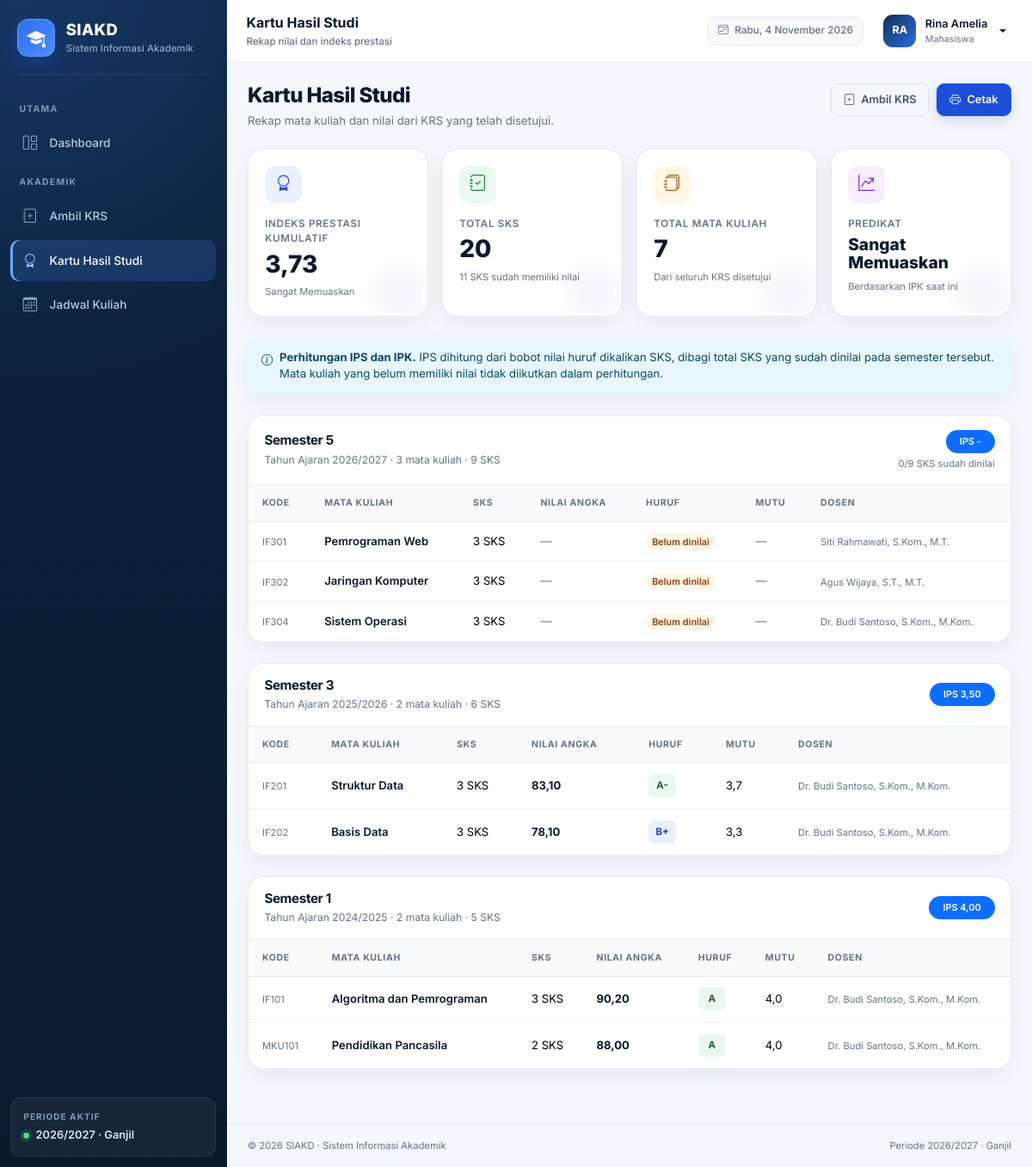
The app's page /mahasiswa/khs.php (signed in) with its own data.
### tables this page shows
CREATE TABLE `mahasiswa` (
    `id` INT UNSIGNED NOT NULL AUTO_INCREMENT,
    `user_id` INT UNSIGNED NOT NULL,
    `nim` VARCHAR(20) NOT NULL,
    `nama` VARCHAR(100) NOT NULL,
    `email` VARCHAR(120) NOT NULL,
    `jenis_kelamin` ENUM('L', 'P') NOT NULL,
    `alamat` VARCHAR(255) NOT NULL,
    `prodi_id` INT UNSIGNED NOT NULL,
    `angkatan` YEAR NOT NULL,
    `created_at` TIMESTAMP NOT NULL DEFAULT CURRENT_TIMESTAMP,
    `updated_at` TIMESTAMP NOT NULL DEFAULT CURRENT_TIMESTAMP ON UPDATE CURRENT_TIMESTAMP,
    PRIMARY KEY (`id`),
    UNIQUE KEY `uq_mahasiswa_user` (`user_id`),
    UNIQUE KEY `uq_mahasiswa_nim` (`nim`),
    UNIQUE KEY `uq_mahasiswa_email` (`email`),
    KEY `idx_mahasiswa_prodi` (`prodi_id`),
    KEY `idx_mahasiswa_angkatan` (`angkatan`),
    CONSTRAINT `fk_mahasiswa_user` FOREIGN KEY (`user_id`) REFERENCES `users` (`id`) ON DELETE CASCADE ON UPDATE CASCADE,
    CONSTRAINT `fk_mahasiswa_prodi` FOREIGN KEY (`prodi_id`) REFERENCES `prodi` (`id`) ON DELETE RESTRICT ON UPDATE CASCADE
);

CREATE TABLE `users` (
    `id` INT UNSIGNED NOT NULL AUTO_INCREMENT,
    `nama` VARCHAR(100) NOT NULL,
    `email` VARCHAR(120) NOT NULL,
    `password` VARCHAR(255) NOT NULL,
    `role` ENUM('admin', 'dosen', 'mahasiswa') NOT NULL,
    `status` ENUM('aktif', 'nonaktif') NOT NULL DEFAULT 'aktif',
    `created_at` TIMESTAMP NOT NULL DEFAULT CURRENT_TIMESTAMP,
    `updated_at` TIMESTAMP NOT NULL DEFAULT CURRENT_TIMESTAMP ON UPDATE CURRENT_TIMESTAMP,
    PRIMARY KEY (`id`),
    UNIQUE KEY `uq_users_email` (`email`),
    KEY `idx_users_role` (`role`)
);

CREATE TABLE `krs` (
    `id` INT UNSIGNED NOT NULL AUTO_INCREMENT,
    `mahasiswa_id` INT UNSIGNED NOT NULL,
    `mata_kuliah_id` INT UNSIGNED NOT NULL,
    `semester` TINYINT UNSIGNED NOT NULL,
    `tahun_ajaran` VARCHAR(9) NOT NULL,
    `status` ENUM('menunggu', 'disetujui', 'ditolak') NOT NULL DEFAULT 'menunggu',
    `created_at` TIMESTAMP NOT NULL DEFAULT CURRENT_TIMESTAMP,
    `updated_at` TIMESTAMP NOT NULL DEFAULT CURRENT_TIMESTAMP ON UPDATE CURRENT_TIMESTAMP,
    PRIMARY KEY (`id`),
    UNIQUE KEY `uq_krs_mahasiswa_mk` (`mahasiswa_id`, `mata_kuliah_id`),
    KEY `idx_krs_mk` (`mata_kuliah_id`),
    KEY `idx_krs_status` (`status`),
    KEY `idx_krs_periode` (`tahun_ajaran`, `semester`),
    CONSTRAINT `fk_krs_mahasiswa` FOREIGN KEY (`mahasiswa_id`) REFERENCES `mahasiswa` (`id`) ON DELETE CASCADE ON UPDATE CASCADE,
    CONSTRAINT `fk_krs_mata_kuliah` FOREIGN KEY (`mata_kuliah_id`) REFERENCES `mata_kuliah` (`id`) ON DELETE RESTRICT ON UPDATE CASCADE
);

CREATE TABLE `mata_kuliah` (
    `id` INT UNSIGNED NOT NULL AUTO_INCREMENT,
    `kode_mk` VARCHAR(15) NOT NULL,
    `nama_mk` VARCHAR(120) NOT NULL,
    `sks` TINYINT UNSIGNED NOT NULL,
    `semester` TINYINT UNSIGNED NOT NULL,
    `prodi_id` INT UNSIGNED NOT NULL,
    `dosen_id` INT UNSIGNED NULL,
    `created_at` TIMESTAMP NOT NULL DEFAULT CURRENT_TIMESTAMP,
    `updated_at` TIMESTAMP NOT NULL DEFAULT CURRENT_TIMESTAMP ON UPDATE CURRENT_TIMESTAMP,
    PRIMARY KEY (`id`),
    UNIQUE KEY `uq_mata_kuliah_kode` (`kode_mk`),
    KEY `idx_mata_kuliah_prodi` (`prodi_id`),
    KEY `idx_mata_kuliah_dosen` (`dosen_id`),
    CONSTRAINT `fk_mata_kuliah_prodi` FOREIGN KEY (`prodi_id`) REFERENCES `prodi` (`id`) ON DELETE RESTRICT ON UPDATE CASCADE,
    CONSTRAINT `fk_mata_kuliah_dosen` FOREIGN KEY (`dosen_id`) REFERENCES `dosen` (`id`) ON DELETE SET NULL ON UPDATE CASCADE
);

CREATE TABLE `dosen` (
    `id` INT UNSIGNED NOT NULL AUTO_INCREMENT,
    `user_id` INT UNSIGNED NOT NULL,
    `nidn` VARCHAR(20) NOT NULL,
    `nama` VARCHAR(100) NOT NULL,
    `email` VARCHAR(120) NOT NULL,
    `prodi_id` INT UNSIGNED NOT NULL,
    `created_at` TIMESTAMP NOT NULL DEFAULT CURRENT_TIMESTAMP,
    `updated_at` TIMESTAMP NOT NULL DEFAULT CURRENT_TIMESTAMP ON UPDATE CURRENT_TIMESTAMP,
    PRIMARY KEY (`id`),
    UNIQUE KEY `uq_dosen_user` (`user_id`),
    UNIQUE KEY `uq_dosen_nidn` (`nidn`),
    UNIQUE KEY `uq_dosen_email` (`email`),
    KEY `idx_dosen_prodi` (`prodi_id`),
    CONSTRAINT `fk_dosen_user` FOREIGN KEY (`user_id`) REFERENCES `users` (`id`) ON DELETE CASCADE ON UPDATE CASCADE,
    CONSTRAINT `fk_dosen_prodi` FOREIGN KEY (`prodi_id`) REFERENCES `prodi` (`id`) ON DELETE RESTRICT ON UPDATE CASCADE
);

CREATE TABLE `nilai` (
    `id` INT UNSIGNED NOT NULL AUTO_INCREMENT,
    `krs_id` INT UNSIGNED NOT NULL,
    `tugas` DECIMAL(5,2) NOT NULL DEFAULT 0,
    `uts` DECIMAL(5,2) NOT NULL DEFAULT 0,
    `uas` DECIMAL(5,2) NOT NULL DEFAULT 0,
    `nilai_akhir` DECIMAL(5,2) NOT NULL DEFAULT 0,
    `nilai_huruf` VARCHAR(2) NOT NULL DEFAULT 'E',
    `created_at` TIMESTAMP NOT NULL DEFAULT CURRENT_TIMESTAMP,
    `updated_at` TIMESTAMP NOT NULL DEFAULT CURRENT_TIMESTAMP ON UPDATE CURRENT_TIMESTAMP,
    PRIMARY KEY (`id`),
    UNIQUE KEY `uq_nilai_krs` (`krs_id`),
    CONSTRAINT `fk_nilai_krs` FOREIGN KEY (`krs_id`) REFERENCES `krs` (`id`) ON DELETE CASCADE ON UPDATE CASCADE
);

### mahasiswa/khs.php (the view, shortened to what the rows shown need)
<?php
require_once __DIR__ . '/../includes/auth.php';
$user = require_role('mahasiswa');
$mahasiswaId = (int) ($user['mahasiswa_id'] ?? 0);
$stmt = db()->prepare(
    "SELECT k.id, k.semester, k.tahun_ajaran,
            mk.kode_mk, mk.nama_mk, mk.sks, d.nama AS nama_dosen,
            n.nilai_akhir, n.nilai_huruf
     FROM krs k
     JOIN mata_kuliah mk ON mk.id = k.mata_kuliah_id
     LEFT JOIN dosen d ON d.id = mk.dosen_id
     LEFT JOIN nilai n ON n.krs_id = k.id
     WHERE k.mahasiswa_id = :mahasiswa_id AND k.status = 'disetujui'
     ORDER BY k.tahun_ajaran DESC, k.semester DESC, mk.kode_mk ASC"
);
$stmt->execute(['mahasiswa_id' => $mahasiswaId]);
$rows = $stmt->fetchAll();
$groups = [];
foreach ($rows as $row) {
    $key = $row['tahun_ajaran'] . '|' . $row['semester'];
    if (!isset($groups[$key])) {
        $groups[$key] = [
            'semester' => (int) $row['semester'],
            'tahun_ajaran' => $row['tahun_ajaran'],
            'rows' => [],
            'total_sks' => 0,
            'graded_sks' => 0,
            'points' => 0.0,
            'ips' => null,
        ];
    }
    $groups[$key]['rows'][] = $row;
    $groups[$key]['total_sks'] += (int) $row['sks'];
    if (!empty($row['nilai_huruf'])) {
        $point = nilai_point((string) $row['nilai_huruf']);
        $groups[$key]['graded_sks'] += (int) $row['sks'];
        $groups[$key]['points'] += $point * (int) $row['sks'];
    }
}
foreach ($groups as $key => $group) {
    $groups[$key]['ips'] = $group['graded_sks'] > 0
        ? round($group['points'] / $group['graded_sks'], 2)
        : null;
}
require_once __DIR__ . '/../includes/header.php';
?>
<div class="page-heading">
    <div>
        <h1>Kartu Hasil Studi</h1>
    </div>
</div>
<?php if ($groups): ?>
    <?php foreach ($groups as $group): ?>
        <div class="card mb-4">
            <div class="card-header d-flex flex-wrap align-items-center justify-content-between gap-2">
                <div>
                    <h2>Semester <?= (int) $group['semester'] ?></h2>
                    <p class="section-subtitle mt-1">Tahun Ajaran <?= e($group['tahun_ajaran']) ?> &middot; <?= count($group['rows']) ?> mata kuliah &middot; <?= (int) $group['total_sks'] ?> SKS</p>
                </div>
                <div class="text-end">
                    <span class="badge text-bg-primary rounded-pill px-3 py-2">
                        IPS <?= $group['ips'] !== null ? e(number_format((float) $group['ips'], 2, ',', '.')) : '-' ?>
                    </span>
                    <?php if ((int) $group['graded_sks'] < (int) $group['total_sks']): ?>
                        <p class="small-note mb-0 mt-1"><?= (int) $group['graded_sks'] ?>/<?= (int) $group['total_sks'] ?> SKS sudah dinilai</p>
                    <?php endif; ?>
                </div>
            </div>
            <div class="table-responsive">
                <table class="table align-middle">
                    <thead>
                        <tr>
                            <th>Kode</th>
                            <th>Mata Kuliah</th>
                            <th>SKS</th>
                            <th>Nilai Angka</th>
                            <th>Huruf</th>
                            <th>Mutu</th>
                            <th>Dosen</th>
                        </tr>
                    </thead>
                    <tbody>
                        <?php foreach ($group['rows'] as $row): ?>
                            <?php $sudahDinilai = !empty($row['nilai_huruf']); ?>
                            <tr>
                                <td><span class="cell-subtitle"><?= e($row['kode_mk']) ?></span></td>
                                <td><span class="cell-title"><?= e($row['nama_mk']) ?></span></td>
                                <td><?= (int) $row['sks'] ?> SKS</td>
                                <td>
                                    <?php if ($sudahDinilai): ?>
                                        <strong class="text-navy"><?= e(number_format((float) $row['nilai_akhir'], 2, ',', '.')) ?></strong>
                                    <?php else: ?>
                                        <span class="text-muted">&mdash;</span>
                                    <?php endif; ?>
                                </td>
                                <td>
                                    <?php if ($sudahDinilai): ?>
                                        <span class="grade-pill <?= e(nilai_class((string) $row['nilai_huruf'])) ?>"><?= e($row['nilai_huruf']) ?></span>
                                    <?php else: ?>
                                        <span class="badge text-bg-warning-subtle text-warning-emphasis rounded-pill">Belum dinilai</span>
                                    <?php endif; ?>
                                </td>
                                <td>
                                    <?= $sudahDinilai ? e(number_format(nilai_point((string) $row['nilai_huruf']), 1, ',', '.')) : '<span class="text-muted">&mdash;</span>' ?>
                                </td>
                                <td><span class="cell-subtitle"><?= e($row['nama_dosen'] ?: '-') ?></span></td>
                            </tr>
                        <?php endforeach; ?>
                    </tbody>
                </table>
            </div>
        </div>
    <?php endforeach; ?>
<?php endif; ?>
<?php require_once __DIR__ . '/../includes/footer.php'; ?>

### includes/navbar.php (shortened to what the rows shown need)
<nav class="app-topbar d-flex align-items-center justify-content-between gap-2" aria-label="Navigasi atas">
    <div class="d-flex align-items-center gap-2 gap-md-3">
        <div class="dropdown">
            <button class="user-menu dropdown-toggle" type="button" data-bs-toggle="dropdown" aria-expanded="false" aria-label="Menu profil pengguna">
                <span class="avatar"><?= e(initials($currentUser['nama'])) ?></span>
                <span class="user-meta">
                    <span class="user-name"><?= e($currentUser['nama']) ?></span>
                    <span class="user-role"><?= e(role_label($currentUser['role'])) ?></span>
                </span>
            </button>
        </div>
    </div>
</nav>

### records on screen
mahasiswa: user.nama "RA", user.nama "Rina Amelia", user.role "Mahasiswa"
krs: mata_kuliah.kode_mk "IF301", mata_kuliah.nama_mk "Pemrograman Web", mata_kuliah.sks "3", shows "Belum dinilai", dosen.nama "Siti Rahmawati, S.Kom., M.T."
krs: mata_kuliah.kode_mk "IF302", mata_kuliah.nama_mk "Jaringan Komputer", mata_kuliah.sks "3", shows "Belum dinilai", dosen.nama "Agus Wijaya, S.T., M.T."
krs: mata_kuliah.kode_mk "IF304", mata_kuliah.nama_mk "Sistem Operasi", mata_kuliah.sks "3", shows "Belum dinilai", dosen.nama "Dr. Budi Santoso, S.Kom., M.Kom."
krs: mata_kuliah.kode_mk "IF201", mata_kuliah.nama_mk "Struktur Data", mata_kuliah.sks "3", nilai.nilai_akhir "83,10", nilai.nilai_huruf "A-", nilai.nilai_huruf "3,7", dosen.nama "Dr. Budi Santoso, S.Kom., M.Kom."
krs: mata_kuliah.kode_mk "IF202", mata_kuliah.nama_mk "Basis Data", mata_kuliah.sks "3", nilai.nilai_akhir "78,10", nilai.nilai_huruf "B+", nilai.nilai_huruf "3,3", dosen.nama "Dr. Budi Santoso, S.Kom., M.Kom."
krs: semester "1", tahun_ajaran "2024/2025", count($group['rows']) "2", total_sks "5", id "4,00", mata_kuliah.kode_mk "MKU101", mata_kuliah.nama_mk "Pendidikan Pancasila", mata_kuliah.sks "2", nilai.nilai_akhir "88,00", nilai.nilai_huruf "A", nilai.nilai_huruf "4,0", dosen.nama "Dr. Budi Santoso, S.Kom., M.Kom."
krs: mata_kuliah.kode_mk "IF101", mata_kuliah.nama_mk "Algoritma dan Pemrograman", mata_kuliah.sks "3", nilai.nilai_akhir "90,20", nilai.nilai_huruf "A", nilai.nilai_huruf "4,0", dosen.nama "Dr. Budi Santoso, S.Kom., M.Kom."

### other values on screen
APP_NAME "SIAKD"
APP_FULL_NAME "Sistem Informasi Akademik"
$section['label'] "UTAMA"
$item['title'] "Dashboard"
$section['label'] "AKADEMIK"
$item['title'] "Ambil KRS"
$item['title'] "Kartu Hasil Studi"
$item['title'] "Jadwal Kuliah"
TAHUN_AJARAN_AKTIF "2026/2027"
SEMESTER_AKTIF "Ganjil"
$pageTitle "Kartu Hasil Studi"
$pageSubtitle "Rekap nilai dan indeks prestasi"
$ipk "3,73"
$predikat "Sangat Memuaskan"
$totalSks "20"
